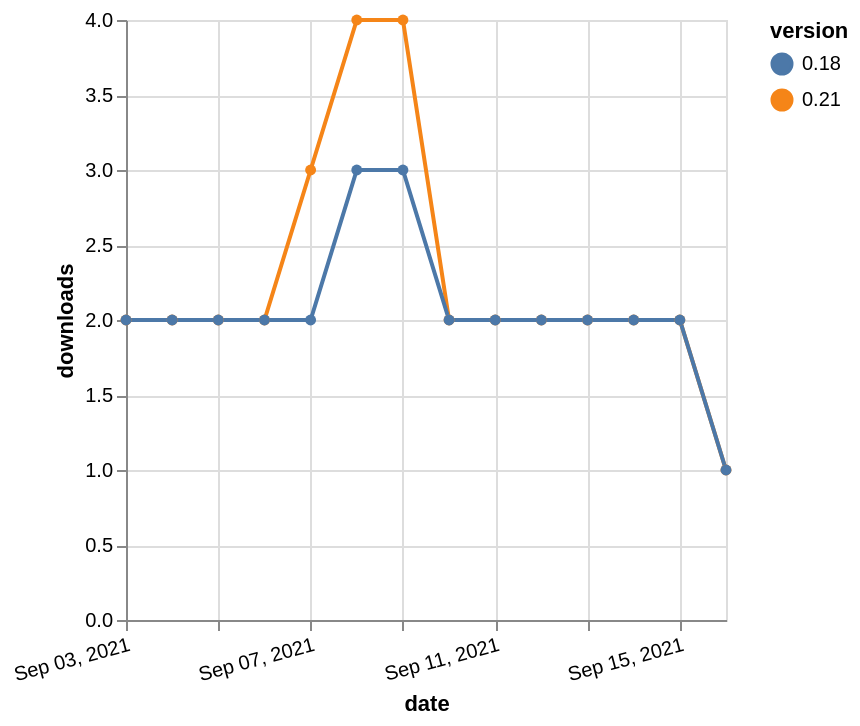

Here is the Vega-Lite specification saved for this chart:
### Vega-Lite specification from a JSON file in a GitHub repository (floating-point values rounded to 4 significant figures)
{"$schema": "https://vega.github.io/schema/vega-lite/v5.json", "description": "A simple bar chart with embedded data.", "data": {"values": [{"date": "2021-09-03", "total": 520, "delta": 2, "version": "0.21"}, {"date": "2021-09-04", "total": 522, "delta": 2, "version": "0.21"}, {"date": "2021-09-05", "total": 524, "delta": 2, "version": "0.21"}, {"date": "2021-09-06", "total": 526, "delta": 2, "version": "0.21"}, {"date": "2021-09-07", "total": 529, "delta": 3, "version": "0.21"}, {"date": "2021-09-08", "total": 533, "delta": 4, "version": "0.21"}, {"date": "2021-09-09", "total": 537, "delta": 4, "version": "0.21"}, {"date": "2021-09-10", "total": 539, "delta": 2, "version": "0.21"}, {"date": "2021-09-11", "total": 541, "delta": 2, "version": "0.21"}, {"date": "2021-09-12", "total": 543, "delta": 2, "version": "0.21"}, {"date": "2021-09-13", "total": 545, "delta": 2, "version": "0.21"}, {"date": "2021-09-14", "total": 547, "delta": 2, "version": "0.21"}, {"date": "2021-09-15", "total": 549, "delta": 2, "version": "0.21"}, {"date": "2021-09-16", "total": 550, "delta": 1, "version": "0.21"}, {"date": "2021-09-03", "total": 1394, "delta": 2, "version": "0.18"}, {"date": "2021-09-04", "total": 1396, "delta": 2, "version": "0.18"}, {"date": "2021-09-05", "total": 1398, "delta": 2, "version": "0.18"}, {"date": "2021-09-06", "total": 1400, "delta": 2, "version": "0.18"}, {"date": "2021-09-07", "total": 1402, "delta": 2, "version": "0.18"}, {"date": "2021-09-08", "total": 1405, "delta": 3, "version": "0.18"}, {"date": "2021-09-09", "total": 1408, "delta": 3, "version": "0.18"}, {"date": "2021-09-10", "total": 1410, "delta": 2, "version": "0.18"}, {"date": "2021-09-11", "total": 1412, "delta": 2, "version": "0.18"}, {"date": "2021-09-12", "total": 1414, "delta": 2, "version": "0.18"}, {"date": "2021-09-13", "total": 1416, "delta": 2, "version": "0.18"}, {"date": "2021-09-14", "total": 1418, "delta": 2, "version": "0.18"}, {"date": "2021-09-15", "total": 1420, "delta": 2, "version": "0.18"}, {"date": "2021-09-16", "total": 1421, "delta": 1, "version": "0.18"}]}, "width": "container", "mark": {"type": "line", "point": {"filled": true}}, "encoding": {"x": {"field": "date", "type": "temporal", "timeUnit": "yearmonthdate", "title": "date", "axis": {"labelAngle": -15}}, "y": {"field": "delta", "type": "quantitative", "title": "downloads"}, "color": {"field": "version", "type": "nominal"}, "tooltip": {"field": "delta"}}}
